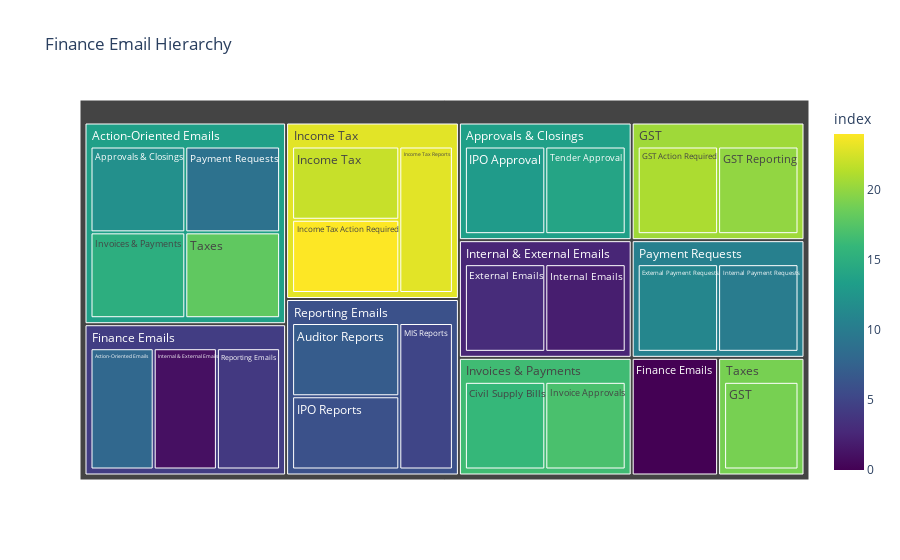

Notebook cell for this chart:
### Code cell
import plotly.express as px
import pandas as pd

# Define the hierarchical structure and labels
labels = [
    'Finance Emails', 
    'Internal & External Emails', 'Internal Emails', 'External Emails',
    'Reporting Emails', 'MIS Reports', 'IPO Reports', 'Auditor Reports',
    'Action-Oriented Emails', 'Payment Requests', 'Internal Payment Requests', 'External Payment Requests',
    'Approvals & Closings', 'IPO Approval', 'Tender Approval',
    'Invoices & Payments', 'Civil Supply Bills', 'Invoice Approvals',
    'Taxes', 'GST', 'GST Reporting', 'GST Action Required', 'Income Tax', 'Income Tax Reports', 'Income Tax Action Required'
]

# Define the parent-child relationships between labels
parents = [
    '', 'Finance Emails', 'Internal & External Emails', 'Internal & External Emails',
    'Finance Emails', 'Reporting Emails', 'Reporting Emails', 'Reporting Emails',
    'Finance Emails', 'Action-Oriented Emails', 'Payment Requests', 'Payment Requests',
    'Action-Oriented Emails', 'Approvals & Closings', 'Approvals & Closings',
    'Action-Oriented Emails', 'Invoices & Payments', 'Invoices & Payments',
    'Action-Oriented Emails', 'Taxes', 'GST', 'GST', 'Income Tax', 'Income Tax', 'Income Tax'
]

# Create the dataframe for plotting
data = {
    "labels": labels,
    "parents": parents
}

df = pd.DataFrame(data)

# Create a tree map using Plotly Express
fig = px.treemap(df, 
                 path=['parents', 'labels'],  # Define hierarchical path
                 title="Finance Email Hierarchy",
                 color=df.index,  # Color nodes based on index
                 color_continuous_scale="Viridis",  # Changed color palette
                 hover_data=["labels"])

# Show the tree map
fig.show()

### Figure 1 — Plotly figure (JSON) as saved in the notebook; plotly's stock layout.template omitted (floating-point values rounded to 4 significant figures)
{"data": [{"branchvalues": "total", "customdata": [["Action-Oriented Emails", 8], ["Approvals & Closings", 12], ["Auditor Reports", 7], ["Civil Supply Bills", 16], ["External Emails", 3], ["External Payment Requests", 11], ["Finance Emails", 0], ["GST", 19], ["GST Action Required", 21], ["GST Reporting", 20], ["IPO Approval", 13], ["IPO Reports", 6], ["Income Tax", 22], ["Income Tax Action Required", 24], ["Income Tax Reports", 23], ["Internal & External Emails", 1], ["Internal Emails", 2], ["Internal Payment Requests", 10], ["Invoice Approvals", 17], ["Invoices & Payments", 15], ["MIS Reports", 5], ["Payment Requests", 9], ["Reporting Emails", 4], ["Taxes", 18], ["Tender Approval", 14], ["", 0], ["Action-Oriented Emails", 13.5], ["Approvals & Closings", 13.5], ["Finance Emails", 4.333], ["GST", 20.5], ["Income Tax", 23], ["Internal & External Emails", 2.5], ["Invoices & Payments", 16.5], ["Payment Requests", 10.5], ["Reporting Emails", 6], ["Taxes", 19]], "domain": {"x": [0, 1], "y": [0, 1]}, "hovertemplate": "labels=%{customdata[0]}<br>count=%{value}<br>parent=%{parent}<br>id=%{id}<br>index=%{color}<extra></extra>", "ids": ["Finance Emails/Action-Oriented Emails", "Action-Oriented Emails/Approvals & Closings", "Reporting Emails/Auditor Reports", "Invoices & Payments/Civil Supply Bills", "Internal & External Emails/External Emails", "Payment Requests/External Payment Requests", "/Finance Emails", "Taxes/GST", "GST/GST Action Required", "GST/GST Reporting", "Approvals & Closings/IPO Approval", "Reporting Emails/IPO Reports", "Income Tax/Income Tax", "Income Tax/Income Tax Action Required", "Income Tax/Income Tax Reports", "Finance Emails/Internal & External Emails", "Internal & External Emails/Internal Emails", "Payment Requests/Internal Payment Requests", "Invoices & Payments/Invoice Approvals", "Action-Oriented Emails/Invoices & Payments", "Reporting Emails/MIS Reports", "Action-Oriented Emails/Payment Requests", "Finance Emails/Reporting Emails", "Action-Oriented Emails/Taxes", "Approvals & Closings/Tender Approval", "", "Action-Oriented Emails", "Approvals & Closings", "Finance Emails", "GST", "Income Tax", "Internal & External Emails", "Invoices & Payments", "Payment Requests", "Reporting Emails", "Taxes"], "labels": ["Action-Oriented Emails", "Approvals & Closings", "Auditor Reports", "Civil Supply Bills", "External Emails", "External Payment Requests", "Finance Emails", "GST", "GST Action Required", "GST Reporting", "IPO Approval", "IPO Reports", "Income Tax", "Income Tax Action Required", "Income Tax Reports", "Internal & External Emails", "Internal Emails", "Internal Payment Requests", "Invoice Approvals", "Invoices & Payments", "MIS Reports", "Payment Requests", "Reporting Emails", "Taxes", "Tender Approval", "", "Action-Oriented Emails", "Approvals & Closings", "Finance Emails", "GST", "Income Tax", "Internal & External Emails", "Invoices & Payments", "Payment Requests", "Reporting Emails", "Taxes"], "marker": {"coloraxis": "coloraxis", "colors": [8, 12, 7, 16, 3, 11, 0, 19, 21, 20, 13, 6, 22, 24, 23, 1, 2, 10, 17, 15, 5, 9, 4, 18, 14, 0, 13.5, 13.5, 4.333, 20.5, 23, 2.5, 16.5, 10.5, 6, 19]}, "name": "", "parents": ["Finance Emails", "Action-Oriented Emails", "Reporting Emails", "Invoices & Payments", "Internal & External Emails", "Payment Requests", "", "Taxes", "GST", "GST", "Approvals & Closings", "Reporting Emails", "Income Tax", "Income Tax", "Income Tax", "Finance Emails", "Internal & External Emails", "Payment Requests", "Invoices & Payments", "Action-Oriented Emails", "Reporting Emails", "Action-Oriented Emails", "Finance Emails", "Action-Oriented Emails", "Approvals & Closings", "", "", "", "", "", "", "", "", "", "", ""], "type": "treemap", "values": [1, 1, 1, 1, 1, 1, 1, 1, 1, 1, 1, 1, 1, 1, 1, 1, 1, 1, 1, 1, 1, 1, 1, 1, 1, 1, 4, 2, 3, 2, 3, 2, 2, 2, 3, 1]}], "layout": {"coloraxis": {"colorbar": {"title": {"text": "index"}}, "colorscale": [[0, "#440154"], [0.1111, "#482878"], [0.2222, "#3e4989"], [0.3333, "#31688e"], [0.4444, "#26828e"], [0.5556, "#1f9e89"], [0.6667, "#35b779"], [0.7778, "#6ece58"], [0.8889, "#b5de2b"], [1, "#fde725"]]}, "legend": {"tracegroupgap": 0}, "title": {"text": "Finance Email Hierarchy"}}}
